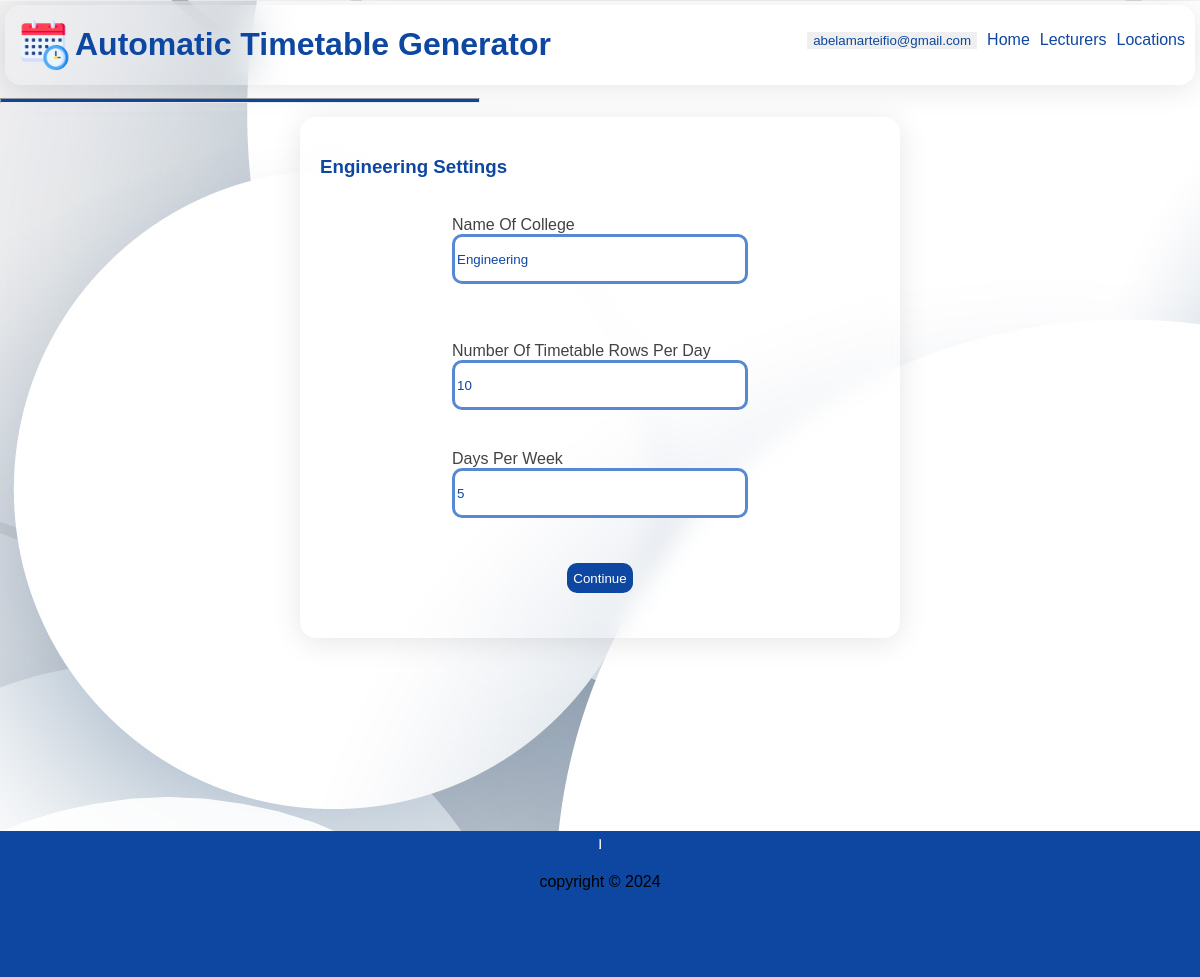
Screenshot of /abelamarteifio@gmail.com/editcollege/1 with the database file from the repository.
### webversion/models.py (models this page shows, shortened)
class UserAccount(models.Model):
    email = models.EmailField(null=True, max_length=255)
    password = models.CharField(max_length=255, null=True)

class College(models.Model):
    name = models.CharField(null=True,max_length=255)
    creater = models.ForeignKey("UserAccount", on_delete=models.CASCADE, related_name="college_user")
    rows_per_day = models.PositiveSmallIntegerField(null=True)
    days_per_week = models.PositiveSmallIntegerField(null=True)

### webversion/views.py (the view, shortened to what this page needs)
# urls.py: path("<str:email>/editcollege/<int:college_id>", views.editcollege, name="editcollege")
def editcollege(request, email, college_id):
    user_id = UserAccount.objects.get(email=email)
    template = loader.get_template("edit-college.html")
    college = College.objects.get(id=college_id)
    departments = Department.objects.filter(college_main_id=college_id)
    context = {
        "college":college, "departments":departments, "email":email,
    }
    return HttpResponse(template.render(context, request))

### webversion/Templates/edit-college.html (shortened to what this page needs)
{% extends 'main.html' %}
{% block content %}
<div class="edit-college">
    <form method="post" action="{% url 'editcollege' email college.id %}">
        <h3>{{college.name}} settings</h3>
        <div>
            <label for="name">name of college</label>
            <input type="text" name="name" value="{{college.name}}" id="college" required><br>
        </div>
        <div>
            <label for="rows">Number of timetable rows per day</label>
            <input type="number" min="1" value="{{college.rows_per_day}}" max="15" name="rows" required>
        </div>
        <div>
            <label for="days">Days per week</label>
            <input type="number" value="{{college.days_per_week}}" min="1" max="7" name="days" required>
        </div>
        <div id="edit-college-btns">
            <button type="submit" id="createcollegebtn" onclick="">Continue</button>
        </div>
    </form>
</div>
{% endblock %}

### webversion/Templates/main.html (shortened to what this page needs)
{% load static %}
<!DOCTYPE html>
<html lang="en">
<head>
    <link rel="stylesheet" href="{% static 'style.css' %}">
</head>
<body id="main-body">
    <header id="header">
        <div class="subHead">
            <div class="logo">
                    <img src="{% static 'logo.png' %}" alt="logo" width="50px" height="50px"/>
                <h1>Automatic Timetable Generator</h1>
            </div>
            <nav class="TopNavBar">
                <ul>
                    {% if email %}
                    <li>
                        <button id="email1" type="button" onclick="uPanel()">
                            {{email}}
                        </button>
                    </li>
                    {% endif %}
                    <li>
                        <a href="/0">home</a>
                    </li>
                    {% if email %}
                    <li>
                        <a href="{% url 'alllecturers' email %}">lecturers</a>
                    </li>
                    <li>
                        <a href="{% url 'locations' email %}">locations</a>
                    </li>
                {% endif %}
            </nav>
        </div>
        <hr>
    </header>
    <div class="body">
    {% block content %}
    {% endblock %}
    </div>
    <footer>
        <hr style="float: right; background-color: #0d47a1; height: 10px;">
        <p>copyright &copy; 2024</p>
        <div class="BottomNavBar">
            <ul>
                <li>
                    <a href="/">home</a>
                </li>
                <li>
                    <a href="">team</a>
                </li>
                <li>
                    <a href="">about</a>
                </li>
            </ul>
        </div>
    </footer>
</body>
</html>

### webversion/static/style.css (style rules this page uses)
* { box-sizing: border-box; font-family: Arial; max-width: 100%; text-decoration: none; list-style: none; }
h1, h2, h3,h4 { color: #0d47a1; }
body { display: flex; flex-direction: column; margin: 0; background-image: url('circles.png'); background-attachment: fixed; background-repeat: no-repeat; }
header { margin: 0; max-width: 100%; background-color: rgba(255, 255, 255, 0.1) ; width: 100%; color: #0d47a1; position: sticky; top: 0px; right: 0px; left: 0px; z-index: 999999999; }
header hr { width: 40%; float: left; background-color: #0d47a1; height: 5px; }
header .subHead { display: flex; flex-direction: row; justify-content: space-between; opacity: 100%; margin: 5px; border-radius: 10px; background: rgba(255, 255, 255, 0.01); border-radius: 16px; box-shadow: 0 4px 30px rgba(0, 0, 0, 0.1); -webkit-backdrop-filter: blur(20px); backdrop-filter: blur(20px); }
header .subHead .logo { width: 60%; display: inline-flex; align-items: center; padding-left: 10px; }
header .subHead .logo img { margin: 5px; padding-right: 0; }
header .subHead .logo h1 { margin-left: 0; float: left; }
header .subHead .TopNavBar ul { display: flex; flex-direction: row; align-items: center; padding: 5px; }
header .subHead .TopNavBar ul li { padding: 5px; }
#email1 { text-transform: lowercase; border: none; color: #0d47a1; }
.body { margin-top: 0px; min-height: 90vh; text-transform: capitalize; }
footer { display: flex; flex-direction: column; align-items: center; background: #0d47a1; }
footer .BottomNavBar ul { display: flex; flex-direction: row; padding: 5px; }
footer .BottomNavBar ul li { padding: 5px; }
header ul a, footer ul a { text-transform: capitalize; color: #0d47a1; }
#create-account-btn, #createcoursebtn, #createcollegebtn, #generate, #editcoursebtn, #regenerate, #formLoader, #deptsbtn, #optionsbtn, #createlectbtn, #createdeptbtn, #getstartedbtn { background-color: #0d47a1; border: none; color: #fff; width: -moz-fit-content; width: fit-content; height: 30px; border-radius: 10px; margin: 5px; }
#invisible form div, .create-college form div, .edit-college form div { display: flex; flex-direction: column; width: 60%; padding: 20px; margin: auto; justify-content: space-around; }
#create-college-btns,#edit-college-btns { display: flex; flex-direction: row; justify-content: space-around; align-items: center; }
.create-college input, .edit-college input { border: #5688d3 3px solid; height: 50px; border-radius: 10px; color: #0d47a1; }
.edit-college { display: flex; flex-direction: column; position: fixed; justify-self: center; align-self: center; left: 25%; top: 12%; z-index: 1; width: 50%; margin-top: 50px; margin: auto; border-radius: 10px; background: rgba(0, 12, 255, 0); border-radius: 16px; box-shadow: 0 4px 30px rgba(0, 0, 0, 0.1); backdrop-filter: blur(11.6px); -webkit-backdrop-filter: blur(11.6px); color: #424242; padding: 20px; }

### rows the page displays
UserAccount: email "abelamarteifio@gmail.com"
College: name "Engineering", rows "10", days "5"
